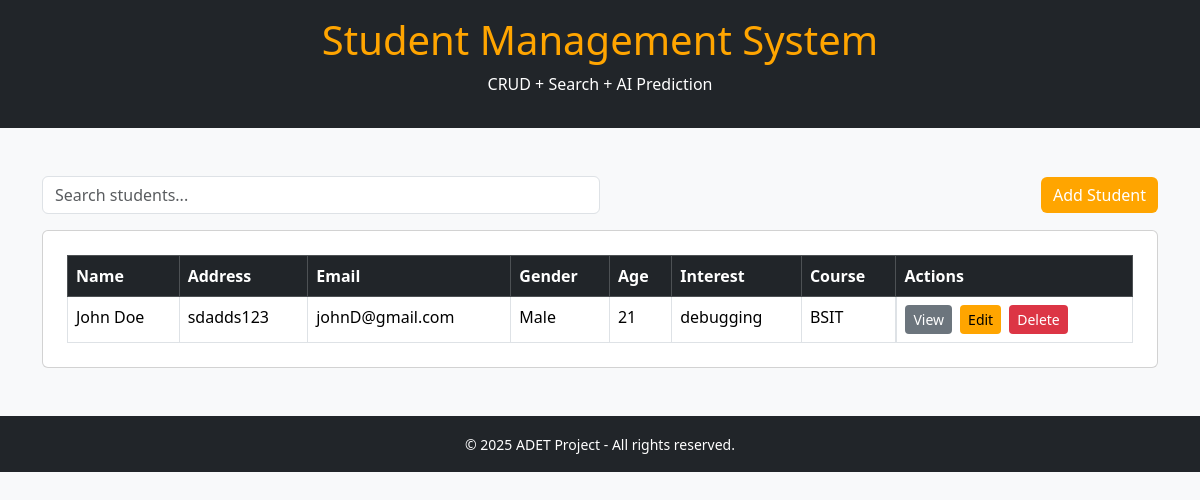
Before: / with the older database file.
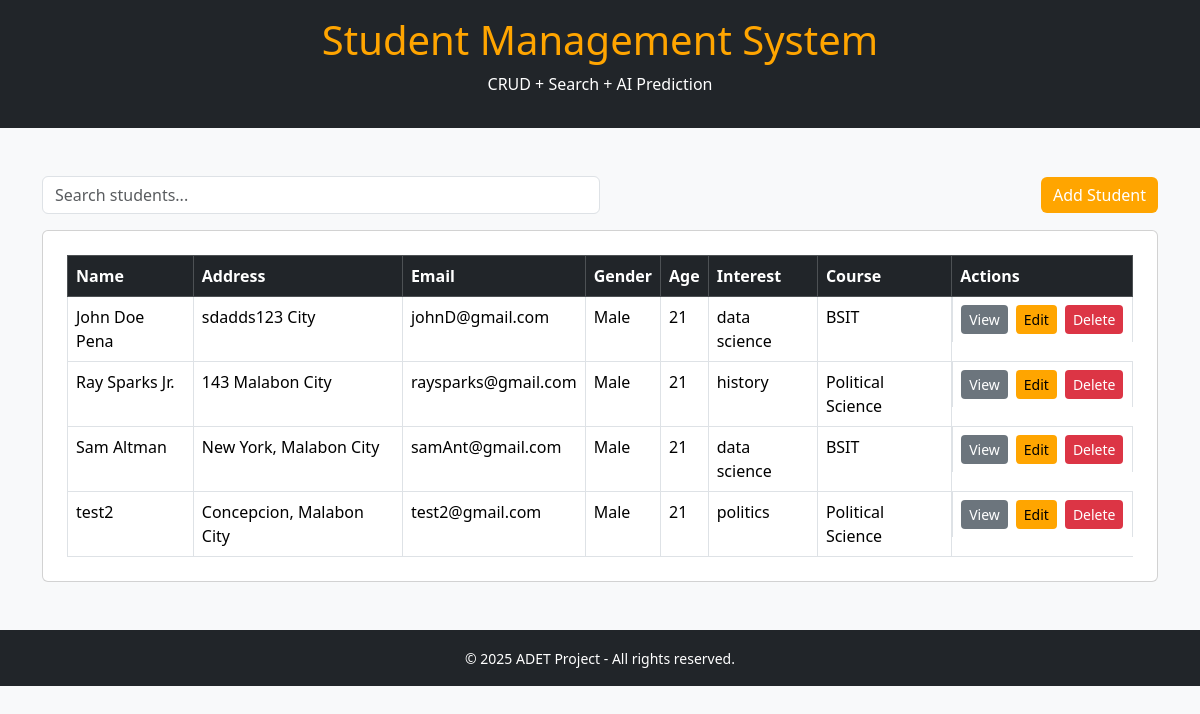
After: the same page with the newer database file.
### students/models.py (models this page shows, shortened)
class StudentInfo(models.Model):
    name = models.CharField(max_length=100, blank=True, default="")
    address = models.CharField(max_length=250, blank=True, default="")
    email = models.EmailField(max_length=100, blank=True, default="")
    gender = models.CharField(
        max_length=10,
        default="",
        choices=[
            ('Male', 'male'),
            ('Female', 'female')
        ]
    )
    age = models.IntegerField(default=0, blank=True)
    interest = models.CharField(max_length=200, blank=True, default="")
    course = models.CharField(max_length=100, blank=True, default="")

### students/views.py (the view)
# urls.py: 2. Add a URL to urlpatterns:  path('', views.home, name='home')
def home(request):
    query = request.GET.get('q')
    if query:
        students = StudentInfo.objects.filter(name__icontains=query)
    else:
        students = StudentInfo.objects.all()
    return render(request, 'students/index.html', {'students': students})

### students/templates/students/index.html (shortened to what this page needs)
<!DOCTYPE html>
<html lang="en">
<head>
    <link href="https://cdn.jsdelivr.net/npm/bootstrap@5.3.3/dist/css/bootstrap.min.css" rel="stylesheet" />
</head>
<body>
    <header class="bg-dark text-white text-center py-3">
        <h1>Student Management System</h1>
        <p>CRUD + Search + AI Prediction</p>
    </header>
    <div class="container mt-5">
        <div class="d-flex justify-content-between align-items-center mb-3">
            <form method="get" class="w-50">
                <input type="text" name="q" class="form-control" placeholder="Search students..."
                    value="{{ request.GET.q }}">
            </form>
            <a href="{% url 'add_students' %}" class="btn btn-primary">Add Student</a>
        </div>
        <div class="card p-4">
            <table class="table table-bordered table-hover mb-0">
                <thead class="table-dark">
                    <tr>
                        <th>Name</th>
                        <th>Address</th>
                        <th>Email</th>
                        <th>Gender</th>
                        <th>Age</th>
                        <th>Interest</th>
                        <th>Course</th>
                        <th>Actions</th>
                    </tr>
                </thead>
                <tbody>
                    {% for student in students %}
                    <tr>
                        <td>{{ student.name }}</td>
                        <td>{{ student.address }}</td>
                        <td>{{ student.email }}</td>
                        <td>{{ student.gender }}</td>
                        <td>{{ student.age }}</td>
                        <td>{{ student.interest }}</td>
                        <td>{{ student.course }}</td>
                        <td class="d-flex gap-2">
                            <a href="{% url 'view_students' student.pk %}" class="btn btn-sm btn-secondary">View</a>
                            <a href="{% url 'edit_students' student.pk %}" class="btn btn-sm btn-warning">Edit</a>
                            <a href="{% url 'delete_students' student.pk %}" class="btn btn-sm btn-danger"
                                onclick="return confirm('Are you sure you want to delete this student?')">Delete</a>
                        </td>
                    </tr>
                    {% empty %}
                    <tr>
                        <td colspan="7" class="text-center">No students found.</td>
                    </tr>
                    {% endfor %}
                </tbody>
            </table>
        </div>
    </div>
    <footer class="bg-dark text-white text-center py-3 mt-5">
        <small>© 2025 ADET Project - All rights reserved.</small>
    </footer>
</body>
</html>

### students/templates/students/index.html (style rules this page uses)
body { background: #f8f9fa; color: #000; }
header, footer { background-color: #000; }
h1 { color: #ffa500; }
button.btn-primary, a.btn-primary { background-color: #ffa500; border: none; }
.btn-secondary { background-color: #6c757d; border: none; }
.btn-warning { background-color: #ffa500; border: none; }
.btn-danger { background-color: #dc3545; border: none; }

Changed rows visible on the page:
changed StudentInfo "johnD@gmail.com": name "John Doe" → "John Doe Pena"; address "sdadds123" → "sdadds123 City"; interest "debugging" → "data science"
added StudentInfo: name "Ray Sparks Jr.", address "143 Malabon City", email "raysparks@gmail.com", gender "Male", age "21", interest "history", course "Political Science"
added StudentInfo: name "Sam Altman", address "New York, Malabon City", email "samAnt@gmail.com", gender "Male", age "21", interest "data science", course "BSIT"
added StudentInfo: name "test2", address "Concepcion, Malabon City", email "test2@gmail.com", gender "Male", age "21", interest "politics", course "Political Science"
